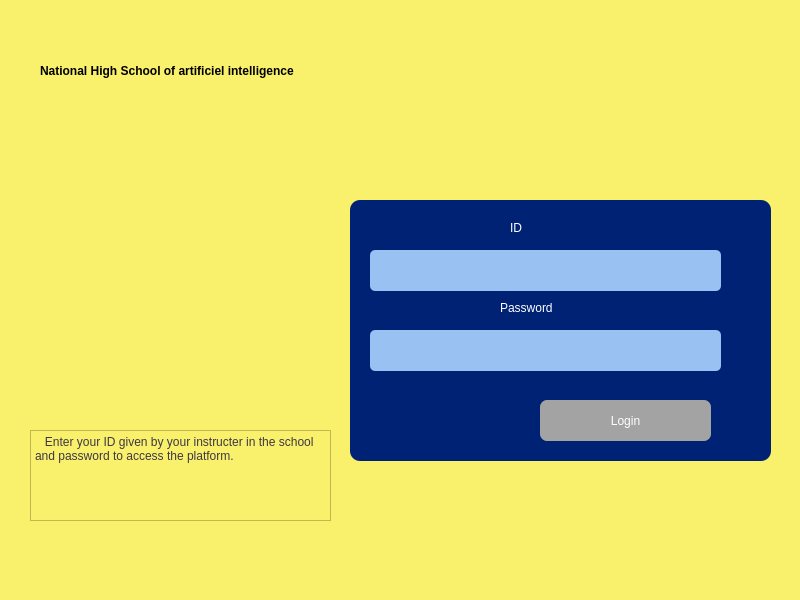
<?xml version="1.0" encoding="UTF-8"?>
<ui version="4.0">
 <class>MainWindow</class>
 <widget class="QMainWindow" name="MainWindow">
  <property name="geometry">
   <rect>
    <x>0</x>
    <y>0</y>
    <width>800</width>
    <height>600</height>
   </rect>
  </property>
  <property name="windowTitle">
   <string>Login</string>
  </property>
  <property name="windowIcon">
   <iconset theme="emblem-readonly"/>
  </property>
  <property name="styleSheet">
   <string notr="true">background-color:rgb(249, 240, 107);</string>
  </property>
  <widget class="QWidget" name="centralwidget">
   <widget class="QWidget" name="widget_2" native="true">
    <property name="geometry">
     <rect>
      <x>350</x>
      <y>200</y>
      <width>421</width>
      <height>261</height>
     </rect>
    </property>
    <property name="styleSheet">
     <string notr="true">border-radius:10px;

background-color:rgb(0, 34, 116)</string>
    </property>
    <widget class="QLineEdit" name="id">
     <property name="geometry">
      <rect>
       <x>20</x>
       <y>50</y>
       <width>351</width>
       <height>41</height>
      </rect>
     </property>
     <property name="styleSheet">
      <string notr="true">border-radius:5px;background-color:rgb(153, 193, 241);
font: 14pt &quot;Ubuntu&quot;;
color:black;</string>
     </property>
     <property name="text">
      <string/>
     </property>
    </widget>
    <widget class="QLineEdit" name="password">
     <property name="geometry">
      <rect>
       <x>20</x>
       <y>130</y>
       <width>351</width>
       <height>41</height>
      </rect>
     </property>
     <property name="styleSheet">
      <string notr="true">border-radius:5px;background-color:rgb(153, 193, 241);color:rgb(0, 0, 0);
font: 14pt &quot;Ubuntu&quot;;
color:black;</string>
     </property>
     <property name="inputMask">
      <string/>
     </property>
     <property name="text">
      <string/>
     </property>
     <property name="maxLength">
      <number>30</number>
     </property>
     <property name="echoMode">
      <enum>QLineEdit::Password</enum>
     </property>
    </widget>
    <widget class="QPushButton" name="login_button">
     <property name="geometry">
      <rect>
       <x>190</x>
       <y>200</y>
       <width>171</width>
       <height>41</height>
      </rect>
     </property>
     <property name="mouseTracking">
      <bool>true</bool>
     </property>
     <property name="styleSheet">
      <string notr="true">font: 500 14pt &quot;Ubuntu&quot;;

/*background: rgba(255, 255, 255,100);*/
border-image: url(:/buttons/b_l_n.png);
border:none;
border-repeat:none;
background:none;
background-color:#a3a3a3;
border-radius:7px;
color:#fff
</string>
     </property>
     <property name="text">
      <string>Login</string>
     </property>
    </widget>
    <widget class="QLabel" name="label_ID">
     <property name="geometry">
      <rect>
       <x>160</x>
       <y>20</y>
       <width>71</width>
       <height>16</height>
      </rect>
     </property>
     <property name="styleSheet">
      <string notr="true">color:#fff;
font: 500 15pt &quot;Ubuntu&quot;;</string>
     </property>
     <property name="text">
      <string>ID</string>
     </property>
    </widget>
    <widget class="QLabel" name="label_password">
     <property name="geometry">
      <rect>
       <x>150</x>
       <y>100</y>
       <width>101</width>
       <height>16</height>
      </rect>
     </property>
     <property name="styleSheet">
      <string notr="true">color:#fff;

font: 500 15pt &quot;Ubuntu&quot;;</string>
     </property>
     <property name="text">
      <string>Password</string>
     </property>
    </widget>
   </widget>
   <widget class="QLabel" name="label">
    <property name="geometry">
     <rect>
      <x>40</x>
      <y>50</y>
      <width>501</width>
      <height>41</height>
     </rect>
    </property>
    <property name="styleSheet">
     <string notr="true">color:black;
font: 800 17pt &quot;Ubuntu&quot;;
font-weight:900;
</string>
    </property>
    <property name="text">
     <string>National High School of artificiel intelligence</string>
    </property>
   </widget>
   <widget class="QLabel" name="label_2">
    <property name="geometry">
     <rect>
      <x>600</x>
      <y>30</y>
      <width>141</width>
      <height>101</height>
     </rect>
    </property>
    <property name="styleSheet">
     <string notr="true"/>
    </property>
    <property name="text">
     <string/>
    </property>
   </widget>
   <widget class="QPlainTextEdit" name="plainTextEdit">
    <property name="geometry">
     <rect>
      <x>30</x>
      <y>430</y>
      <width>301</width>
      <height>91</height>
     </rect>
    </property>
    <property name="styleSheet">
     <string notr="true">color: rgb(61, 56, 70);
font: 500 12pt &quot;Ubuntu Mono&quot;;</string>
    </property>
    <property name="readOnly">
     <bool>true</bool>
    </property>
    <property name="plainText">
     <string>   Enter your ID given by your instructer in the school and password to access the platform.</string>
    </property>
   </widget>
   <widget class="QLabel" name="label_3">
    <property name="geometry">
     <rect>
      <x>20</x>
      <y>130</y>
      <width>301</width>
      <height>281</height>
     </rect>
    </property>
    <property name="text">
     <string/>
    </property>
   </widget>
  </widget>
  <widget class="QStatusBar" name="statusbar"/>
 </widget>
 <resources/>
 <connections/>
</ui>
